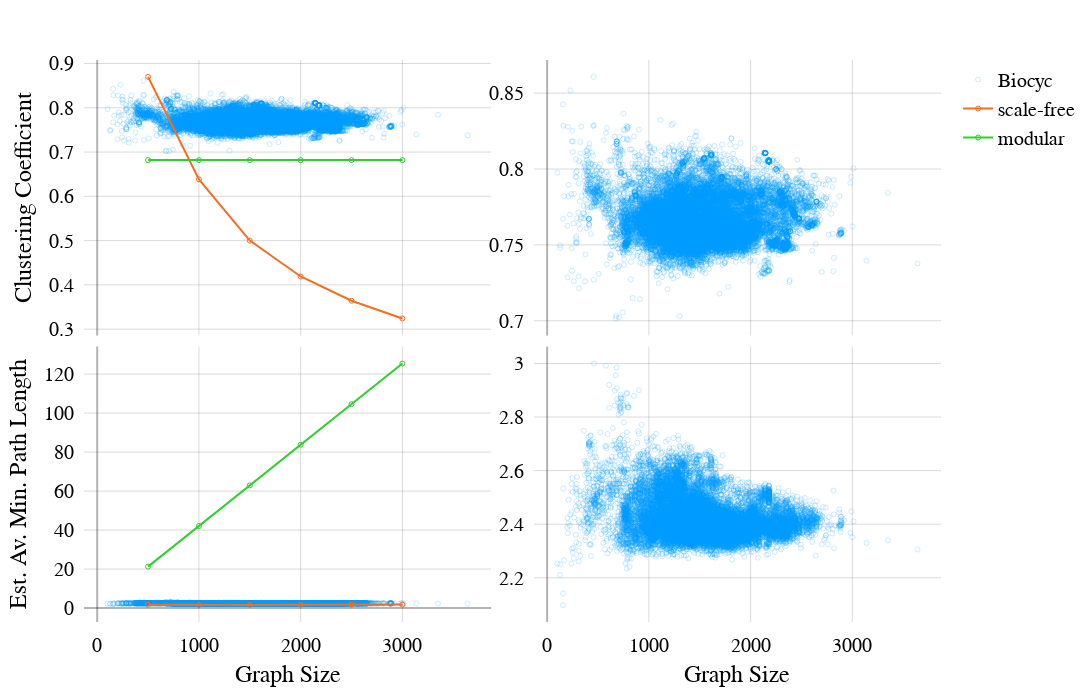

The cell this chart's notebook holds for it:
### Code cell
fig = sp.make_subplots(
    rows=2, cols=2, shared_xaxes=True, shared_yaxes=False, horizontal_spacing=0.05, vertical_spacing=0.02,
)

def _add_trace(xi, yi, row, col, legend=True, props=(props, sf_props, mod_props), log_y=False):
    colors = [
        "rgba(0, 156, 255, 0.2)",
        "#F76E21",
        "#32CD32",
    ]
    modes = "markers, lines+markers, lines+markers".split(", ")
    names = "Biocyc, scale-free, modular".split(", ")
    for _props, _color, _mode, _name in zip(props, colors, modes, names):
        _y = [tup[yi] for tup in _props]
        if log_y: _y = np.log(_y)
        _legend = legend and _name != ""
        fig.add_trace(
            go.Scatter(
                x = [tup[xi] for tup in _props], y = _y,
                mode=_mode,
                marker=dict(
                    size=5,
                    symbol="circle-open",
                    color=_color,
                ),
                line=dict(width=2),
                showlegend=_legend,
                name=_name,
            ),
            row=row, col=col,
        )

SIZE, EDGES, DEGREE, CC, AV_PATH = range(5)

_add_trace(SIZE, CC,        1, 1)
_add_trace(SIZE, AV_PATH,   2, 1, legend=False)

_add_trace(SIZE, CC,        1, 2, legend=False, props=(props,))
_add_trace(SIZE, AV_PATH,   2, 2, legend=False, props=(props,))

fig.update_annotations(font_size=24)
_layout:Any = layout.copy()
_layout.update(dict(
    height=700,
    yaxis=dict(title="Clustering Coefficient", **yaxis_desc),
    yaxis2=dict(**yaxis_desc),
    yaxis3=dict(title="Est. Av. Min. Path Length", **yaxis_desc),
    yaxis4=dict(**yaxis_desc),

    xaxis2=dict(**yaxis_desc),
    xaxis3=dict(title="Graph Size", **yaxis_desc),
    xaxis4=dict(title="Graph Size", **yaxis_desc),
))
fig.update_layout(go.Layout(_layout))

fig.show()

### Figure 1 — Plotly figure (JSON) as saved in the notebook; plotly's stock layout.template omitted (floating-point values rounded to 4 significant figures; data arrays with more than 128 entries replaced by an {"elided": "..."} marker saying what was removed)
{"data": [{"line": {"width": 2}, "marker": {"color": "rgba(0, 156, 255, 0.2)", "size": 5, "symbol": "circle-open"}, "mode": "markers", "name": "Biocyc", "showlegend": true, "type": "scatter", "x": {"elided": "19998 int values"}, "xaxis": "x", "y": {"elided": "19998 float values"}, "yaxis": "y"}, {"line": {"width": 2}, "marker": {"color": "#F76E21", "size": 5, "symbol": "circle-open"}, "mode": "lines+markers", "name": "scale-free", "showlegend": true, "type": "scatter", "x": [500, 1000, 1500, 2000, 2500, 3000], "xaxis": "x", "y": [0.8697, 0.6383, 0.5, 0.419, 0.3641, 0.3241], "yaxis": "y"}, {"line": {"width": 2}, "marker": {"color": "#32CD32", "size": 5, "symbol": "circle-open"}, "mode": "lines+markers", "name": "modular", "showlegend": true, "type": "scatter", "x": [500, 1000, 1500, 2000, 2500, 3000], "xaxis": "x", "y": [0.6818, 0.6818, 0.6818, 0.6818, 0.6818, 0.6818], "yaxis": "y"}, {"line": {"width": 2}, "marker": {"color": "rgba(0, 156, 255, 0.2)", "size": 5, "symbol": "circle-open"}, "mode": "markers", "name": "Biocyc", "showlegend": false, "type": "scatter", "x": {"elided": "19998 int values"}, "xaxis": "x3", "y": {"elided": "19998 float values"}, "yaxis": "y3"}, {"line": {"width": 2}, "marker": {"color": "#F76E21", "size": 5, "symbol": "circle-open"}, "mode": "lines+markers", "name": "scale-free", "showlegend": false, "type": "scatter", "x": [500, 1000, 1500, 2000, 2500, 3000], "xaxis": "x3", "y": [1.69, 1.523, 1.609, 1.68, 1.732, 1.771], "yaxis": "y3"}, {"line": {"width": 2}, "marker": {"color": "#32CD32", "size": 5, "symbol": "circle-open"}, "mode": "lines+markers", "name": "modular", "showlegend": false, "type": "scatter", "x": [500, 1000, 1500, 2000, 2500, 3000], "xaxis": "x3", "y": [21.25, 42.08, 62.92, 83.75, 104.6, 125.4], "yaxis": "y3"}, {"line": {"width": 2}, "marker": {"color": "rgba(0, 156, 255, 0.2)", "size": 5, "symbol": "circle-open"}, "mode": "markers", "name": "Biocyc", "showlegend": false, "type": "scatter", "x": {"elided": "19998 int values"}, "xaxis": "x2", "y": {"elided": "19998 float values"}, "yaxis": "y2"}, {"line": {"width": 2}, "marker": {"color": "rgba(0, 156, 255, 0.2)", "size": 5, "symbol": "circle-open"}, "mode": "markers", "name": "Biocyc", "showlegend": false, "type": "scatter", "x": {"elided": "19998 int values"}, "xaxis": "x4", "y": {"elided": "19998 float values"}, "yaxis": "y4"}], "layout": {"autosize": true, "font": {"color": "black", "family": "Times New Roman", "size": 20}, "height": 700, "margin": {"b": 60, "l": 60, "pad": 5, "r": 25, "t": 60}, "plot_bgcolor": "white", "width": 1400, "xaxis": {"anchor": "y", "domain": [0, 0.475], "gridcolor": "rgba(0, 0, 0, 0.15)", "linecolor": "rgba(0, 0, 0, 0)", "matches": "x3", "showticklabels": false, "zerolinecolor": "rgba(0, 0, 0, 0.3)", "zerolinewidth": 2}, "xaxis2": {"anchor": "y2", "domain": [0.525, 1], "gridcolor": "rgba(0, 0, 0, 0.15)", "linecolor": "rgba(0, 0, 0, 0)", "matches": "x4", "showticklabels": false, "zerolinecolor": "rgba(0, 0, 0, 0.3)", "zerolinewidth": 2}, "xaxis3": {"anchor": "y3", "domain": [0, 0.475], "gridcolor": "rgba(0, 0, 0, 0.15)", "linecolor": "rgba(0, 0, 0, 0)", "title": {"text": "Graph Size"}, "zerolinecolor": "rgba(0, 0, 0, 0.3)", "zerolinewidth": 2}, "xaxis4": {"anchor": "y4", "domain": [0.525, 1], "gridcolor": "rgba(0, 0, 0, 0.15)", "linecolor": "rgba(0, 0, 0, 0)", "title": {"text": "Graph Size"}, "zerolinecolor": "rgba(0, 0, 0, 0.3)", "zerolinewidth": 2}, "yaxis": {"anchor": "x", "domain": [0.51, 1], "gridcolor": "rgba(0, 0, 0, 0.15)", "linecolor": "rgba(0, 0, 0, 0)", "title": {"text": "Clustering Coefficient"}, "zerolinecolor": "rgba(0, 0, 0, 0.3)", "zerolinewidth": 2}, "yaxis2": {"anchor": "x2", "domain": [0.51, 1], "gridcolor": "rgba(0, 0, 0, 0.15)", "linecolor": "rgba(0, 0, 0, 0)", "zerolinecolor": "rgba(0, 0, 0, 0.3)", "zerolinewidth": 2}, "yaxis3": {"anchor": "x3", "domain": [0, 0.49], "gridcolor": "rgba(0, 0, 0, 0.15)", "linecolor": "rgba(0, 0, 0, 0)", "title": {"text": "Est. Av. Min. Path Length"}, "zerolinecolor": "rgba(0, 0, 0, 0.3)", "zerolinewidth": 2}, "yaxis4": {"anchor": "x4", "domain": [0, 0.49], "gridcolor": "rgba(0, 0, 0, 0.15)", "linecolor": "rgba(0, 0, 0, 0)", "zerolinecolor": "rgba(0, 0, 0, 0.3)", "zerolinewidth": 2}}}
